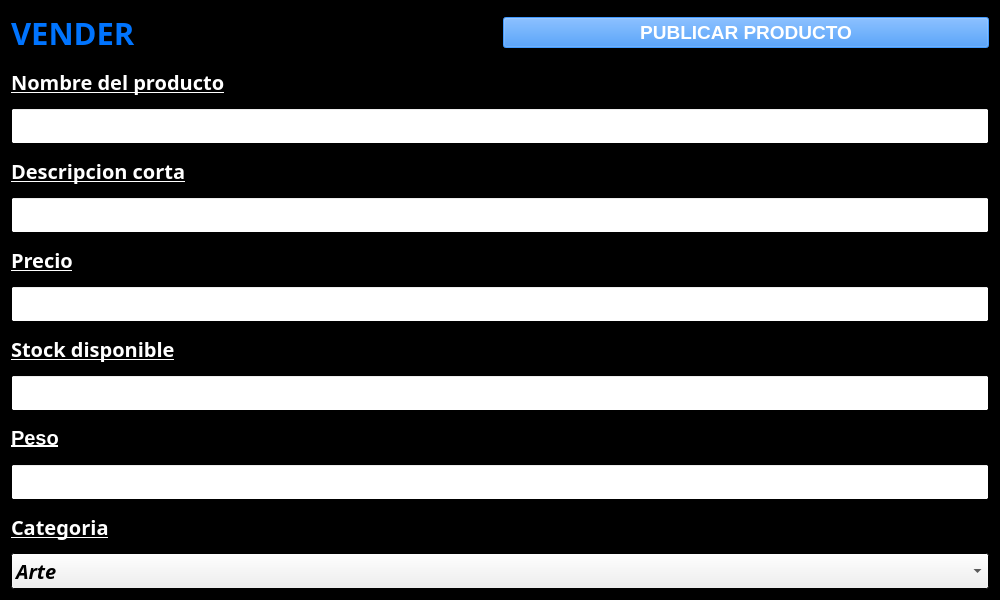
<?xml version="1.0" encoding="UTF-8"?>
<ui version="4.0">
 <class>VentanaTerciaria</class>
 <widget class="QDialog" name="VentanaTerciaria">
  <property name="geometry">
   <rect>
    <x>0</x>
    <y>0</y>
    <width>1000</width>
    <height>600</height>
   </rect>
  </property>
  <property name="minimumSize">
   <size>
    <width>1000</width>
    <height>600</height>
   </size>
  </property>
  <property name="maximumSize">
   <size>
    <width>1000</width>
    <height>600</height>
   </size>
  </property>
  <property name="palette">
   <palette>
    <active>
     <colorrole role="Base">
      <brush brushstyle="SolidPattern">
       <color alpha="255">
        <red>255</red>
        <green>255</green>
        <blue>255</blue>
       </color>
      </brush>
     </colorrole>
     <colorrole role="Window">
      <brush brushstyle="SolidPattern">
       <color alpha="255">
        <red>0</red>
        <green>0</green>
        <blue>0</blue>
       </color>
      </brush>
     </colorrole>
    </active>
    <inactive>
     <colorrole role="Base">
      <brush brushstyle="SolidPattern">
       <color alpha="255">
        <red>255</red>
        <green>255</green>
        <blue>255</blue>
       </color>
      </brush>
     </colorrole>
     <colorrole role="Window">
      <brush brushstyle="SolidPattern">
       <color alpha="255">
        <red>0</red>
        <green>0</green>
        <blue>0</blue>
       </color>
      </brush>
     </colorrole>
    </inactive>
    <disabled>
     <colorrole role="Base">
      <brush brushstyle="SolidPattern">
       <color alpha="255">
        <red>0</red>
        <green>0</green>
        <blue>0</blue>
       </color>
      </brush>
     </colorrole>
     <colorrole role="Window">
      <brush brushstyle="SolidPattern">
       <color alpha="255">
        <red>0</red>
        <green>0</green>
        <blue>0</blue>
       </color>
      </brush>
     </colorrole>
    </disabled>
   </palette>
  </property>
  <property name="windowTitle">
   <string>Ventana Terciaria</string>
  </property>
  <layout class="QVBoxLayout" name="verticalLayout">
   <item>
    <layout class="QVBoxLayout" name="verticalLayout_4">
     <item>
      <layout class="QHBoxLayout" name="horizontalLayout">
       <item>
        <widget class="QLabel" name="lVENDER">
         <property name="palette">
          <palette>
           <active>
            <colorrole role="WindowText">
             <brush brushstyle="SolidPattern">
              <color alpha="255">
               <red>0</red>
               <green>116</green>
               <blue>255</blue>
              </color>
             </brush>
            </colorrole>
           </active>
           <inactive>
            <colorrole role="WindowText">
             <brush brushstyle="SolidPattern">
              <color alpha="255">
               <red>0</red>
               <green>116</green>
               <blue>255</blue>
              </color>
             </brush>
            </colorrole>
           </inactive>
           <disabled>
            <colorrole role="WindowText">
             <brush brushstyle="SolidPattern">
              <color alpha="255">
               <red>190</red>
               <green>190</green>
               <blue>190</blue>
              </color>
             </brush>
            </colorrole>
           </disabled>
          </palette>
         </property>
         <property name="font">
          <font>
           <family>San Francisco Display</family>
           <pointsize>23</pointsize>
           <weight>75</weight>
           <bold>true</bold>
          </font>
         </property>
         <property name="text">
          <string>VENDER</string>
         </property>
        </widget>
       </item>
       <item>
        <widget class="QPushButton" name="pPUBLICAR">
         <property name="palette">
          <palette>
           <active>
            <colorrole role="Button">
             <brush brushstyle="SolidPattern">
              <color alpha="255">
               <red>0</red>
               <green>116</green>
               <blue>255</blue>
              </color>
             </brush>
            </colorrole>
            <colorrole role="ButtonText">
             <brush brushstyle="SolidPattern">
              <color alpha="255">
               <red>255</red>
               <green>255</green>
               <blue>255</blue>
              </color>
             </brush>
            </colorrole>
            <colorrole role="Highlight">
             <brush brushstyle="SolidPattern">
              <color alpha="255">
               <red>0</red>
               <green>116</green>
               <blue>255</blue>
              </color>
             </brush>
            </colorrole>
           </active>
           <inactive>
            <colorrole role="Button">
             <brush brushstyle="SolidPattern">
              <color alpha="255">
               <red>0</red>
               <green>116</green>
               <blue>255</blue>
              </color>
             </brush>
            </colorrole>
            <colorrole role="ButtonText">
             <brush brushstyle="SolidPattern">
              <color alpha="255">
               <red>255</red>
               <green>255</green>
               <blue>255</blue>
              </color>
             </brush>
            </colorrole>
            <colorrole role="Highlight">
             <brush brushstyle="SolidPattern">
              <color alpha="255">
               <red>0</red>
               <green>116</green>
               <blue>255</blue>
              </color>
             </brush>
            </colorrole>
           </inactive>
           <disabled>
            <colorrole role="Button">
             <brush brushstyle="SolidPattern">
              <color alpha="255">
               <red>0</red>
               <green>116</green>
               <blue>255</blue>
              </color>
             </brush>
            </colorrole>
            <colorrole role="ButtonText">
             <brush brushstyle="SolidPattern">
              <color alpha="255">
               <red>190</red>
               <green>190</green>
               <blue>190</blue>
              </color>
             </brush>
            </colorrole>
            <colorrole role="Highlight">
             <brush brushstyle="SolidPattern">
              <color alpha="255">
               <red>145</red>
               <green>145</green>
               <blue>145</blue>
              </color>
             </brush>
            </colorrole>
           </disabled>
          </palette>
         </property>
         <property name="font">
          <font>
           <pointsize>14</pointsize>
           <weight>75</weight>
           <bold>true</bold>
          </font>
         </property>
         <property name="cursor">
          <cursorShape>PointingHandCursor</cursorShape>
         </property>
         <property name="text">
          <string>PUBLICAR PRODUCTO</string>
         </property>
        </widget>
       </item>
      </layout>
     </item>
     <item>
      <widget class="QLabel" name="lNOMBRE">
       <property name="palette">
        <palette>
         <active>
          <colorrole role="WindowText">
           <brush brushstyle="SolidPattern">
            <color alpha="255">
             <red>255</red>
             <green>255</green>
             <blue>255</blue>
            </color>
           </brush>
          </colorrole>
         </active>
         <inactive>
          <colorrole role="WindowText">
           <brush brushstyle="SolidPattern">
            <color alpha="255">
             <red>255</red>
             <green>255</green>
             <blue>255</blue>
            </color>
           </brush>
          </colorrole>
         </inactive>
         <disabled>
          <colorrole role="WindowText">
           <brush brushstyle="SolidPattern">
            <color alpha="255">
             <red>190</red>
             <green>190</green>
             <blue>190</blue>
            </color>
           </brush>
          </colorrole>
         </disabled>
        </palette>
       </property>
       <property name="font">
        <font>
         <family>San Francisco Display</family>
         <pointsize>15</pointsize>
         <weight>75</weight>
         <italic>false</italic>
         <bold>true</bold>
         <underline>true</underline>
        </font>
       </property>
       <property name="text">
        <string>Nombre del producto</string>
       </property>
      </widget>
     </item>
     <item>
      <widget class="QLineEdit" name="lineNOMBRE">
       <property name="palette">
        <palette>
         <active>
          <colorrole role="Button">
           <brush brushstyle="SolidPattern">
            <color alpha="255">
             <red>154</red>
             <green>153</green>
             <blue>150</blue>
            </color>
           </brush>
          </colorrole>
          <colorrole role="BrightText">
           <brush brushstyle="SolidPattern">
            <color alpha="255">
             <red>154</red>
             <green>153</green>
             <blue>150</blue>
            </color>
           </brush>
          </colorrole>
         </active>
         <inactive>
          <colorrole role="Button">
           <brush brushstyle="SolidPattern">
            <color alpha="255">
             <red>154</red>
             <green>153</green>
             <blue>150</blue>
            </color>
           </brush>
          </colorrole>
          <colorrole role="BrightText">
           <brush brushstyle="SolidPattern">
            <color alpha="255">
             <red>154</red>
             <green>153</green>
             <blue>150</blue>
            </color>
           </brush>
          </colorrole>
         </inactive>
         <disabled>
          <colorrole role="Button">
           <brush brushstyle="SolidPattern">
            <color alpha="255">
             <red>154</red>
             <green>153</green>
             <blue>150</blue>
            </color>
           </brush>
          </colorrole>
          <colorrole role="BrightText">
           <brush brushstyle="SolidPattern">
            <color alpha="255">
             <red>154</red>
             <green>153</green>
             <blue>150</blue>
            </color>
           </brush>
          </colorrole>
         </disabled>
        </palette>
       </property>
       <property name="font">
        <font>
         <family>San Francisco Display</family>
         <pointsize>15</pointsize>
         <weight>75</weight>
         <italic>true</italic>
         <bold>true</bold>
        </font>
       </property>
       <property name="text">
        <string/>
       </property>
      </widget>
     </item>
     <item>
      <widget class="QLabel" name="lDESCRIPCION">
       <property name="palette">
        <palette>
         <active>
          <colorrole role="WindowText">
           <brush brushstyle="SolidPattern">
            <color alpha="255">
             <red>255</red>
             <green>255</green>
             <blue>255</blue>
            </color>
           </brush>
          </colorrole>
         </active>
         <inactive>
          <colorrole role="WindowText">
           <brush brushstyle="SolidPattern">
            <color alpha="255">
             <red>255</red>
             <green>255</green>
             <blue>255</blue>
            </color>
           </brush>
          </colorrole>
         </inactive>
         <disabled>
          <colorrole role="WindowText">
           <brush brushstyle="SolidPattern">
            <color alpha="255">
             <red>190</red>
             <green>190</green>
             <blue>190</blue>
            </color>
           </brush>
          </colorrole>
         </disabled>
        </palette>
       </property>
       <property name="font">
        <font>
         <family>San Francisco Display</family>
         <pointsize>15</pointsize>
         <weight>75</weight>
         <bold>true</bold>
         <underline>true</underline>
        </font>
       </property>
       <property name="text">
        <string>Descripcion corta</string>
       </property>
      </widget>
     </item>
     <item>
      <widget class="QLineEdit" name="lineDESCRIPCION">
       <property name="font">
        <font>
         <family>San Francisco Display</family>
         <pointsize>15</pointsize>
         <weight>75</weight>
         <italic>true</italic>
         <bold>true</bold>
        </font>
       </property>
       <property name="text">
        <string/>
       </property>
      </widget>
     </item>
     <item>
      <widget class="QLabel" name="lPRECIO">
       <property name="palette">
        <palette>
         <active>
          <colorrole role="WindowText">
           <brush brushstyle="SolidPattern">
            <color alpha="255">
             <red>255</red>
             <green>255</green>
             <blue>255</blue>
            </color>
           </brush>
          </colorrole>
          <colorrole role="Button">
           <brush brushstyle="SolidPattern">
            <color alpha="255">
             <red>0</red>
             <green>116</green>
             <blue>255</blue>
            </color>
           </brush>
          </colorrole>
          <colorrole role="ButtonText">
           <brush brushstyle="SolidPattern">
            <color alpha="255">
             <red>255</red>
             <green>255</green>
             <blue>255</blue>
            </color>
           </brush>
          </colorrole>
          <colorrole role="Highlight">
           <brush brushstyle="SolidPattern">
            <color alpha="255">
             <red>0</red>
             <green>116</green>
             <blue>255</blue>
            </color>
           </brush>
          </colorrole>
         </active>
         <inactive>
          <colorrole role="WindowText">
           <brush brushstyle="SolidPattern">
            <color alpha="255">
             <red>255</red>
             <green>255</green>
             <blue>255</blue>
            </color>
           </brush>
          </colorrole>
          <colorrole role="Button">
           <brush brushstyle="SolidPattern">
            <color alpha="255">
             <red>0</red>
             <green>116</green>
             <blue>255</blue>
            </color>
           </brush>
          </colorrole>
          <colorrole role="ButtonText">
           <brush brushstyle="SolidPattern">
            <color alpha="255">
             <red>255</red>
             <green>255</green>
             <blue>255</blue>
            </color>
           </brush>
          </colorrole>
          <colorrole role="Highlight">
           <brush brushstyle="SolidPattern">
            <color alpha="255">
             <red>0</red>
             <green>116</green>
             <blue>255</blue>
            </color>
           </brush>
          </colorrole>
         </inactive>
         <disabled>
          <colorrole role="WindowText">
           <brush brushstyle="SolidPattern">
            <color alpha="255">
             <red>190</red>
             <green>190</green>
             <blue>190</blue>
            </color>
           </brush>
          </colorrole>
          <colorrole role="Button">
           <brush brushstyle="SolidPattern">
            <color alpha="255">
             <red>0</red>
             <green>116</green>
             <blue>255</blue>
            </color>
           </brush>
          </colorrole>
          <colorrole role="ButtonText">
           <brush brushstyle="SolidPattern">
            <color alpha="255">
             <red>190</red>
             <green>190</green>
             <blue>190</blue>
            </color>
           </brush>
          </colorrole>
          <colorrole role="Highlight">
           <brush brushstyle="SolidPattern">
            <color alpha="255">
             <red>145</red>
             <green>145</green>
             <blue>145</blue>
            </color>
           </brush>
          </colorrole>
         </disabled>
        </palette>
       </property>
       <property name="font">
        <font>
         <family>San Francisco Display</family>
         <pointsize>15</pointsize>
         <weight>75</weight>
         <bold>true</bold>
         <underline>true</underline>
        </font>
       </property>
       <property name="text">
        <string>Precio</string>
       </property>
      </widget>
     </item>
     <item>
      <widget class="QLineEdit" name="linePRECIO">
       <property name="font">
        <font>
         <family>San Francisco Display</family>
         <pointsize>15</pointsize>
         <weight>75</weight>
         <italic>true</italic>
         <bold>true</bold>
        </font>
       </property>
       <property name="text">
        <string/>
       </property>
      </widget>
     </item>
     <item>
      <widget class="QLabel" name="lSTOCK">
       <property name="palette">
        <palette>
         <active>
          <colorrole role="WindowText">
           <brush brushstyle="SolidPattern">
            <color alpha="255">
             <red>255</red>
             <green>255</green>
             <blue>255</blue>
            </color>
           </brush>
          </colorrole>
         </active>
         <inactive>
          <colorrole role="WindowText">
           <brush brushstyle="SolidPattern">
            <color alpha="255">
             <red>255</red>
             <green>255</green>
             <blue>255</blue>
            </color>
           </brush>
          </colorrole>
         </inactive>
         <disabled>
          <colorrole role="WindowText">
           <brush brushstyle="SolidPattern">
            <color alpha="255">
             <red>190</red>
             <green>190</green>
             <blue>190</blue>
            </color>
           </brush>
          </colorrole>
         </disabled>
        </palette>
       </property>
       <property name="font">
        <font>
         <family>San Francisco Display</family>
         <pointsize>15</pointsize>
         <weight>75</weight>
         <bold>true</bold>
         <underline>true</underline>
        </font>
       </property>
       <property name="text">
        <string>Stock disponible</string>
       </property>
      </widget>
     </item>
     <item>
      <widget class="QLineEdit" name="lineSTOCK">
       <property name="font">
        <font>
         <family>San Francisco Display</family>
         <pointsize>15</pointsize>
         <weight>75</weight>
         <italic>true</italic>
         <bold>true</bold>
        </font>
       </property>
       <property name="text">
        <string/>
       </property>
      </widget>
     </item>
     <item>
      <widget class="QLabel" name="lPESO">
       <property name="palette">
        <palette>
         <active>
          <colorrole role="WindowText">
           <brush brushstyle="SolidPattern">
            <color alpha="255">
             <red>255</red>
             <green>255</green>
             <blue>255</blue>
            </color>
           </brush>
          </colorrole>
         </active>
         <inactive>
          <colorrole role="WindowText">
           <brush brushstyle="SolidPattern">
            <color alpha="255">
             <red>255</red>
             <green>255</green>
             <blue>255</blue>
            </color>
           </brush>
          </colorrole>
         </inactive>
         <disabled>
          <colorrole role="WindowText">
           <brush brushstyle="SolidPattern">
            <color alpha="255">
             <red>190</red>
             <green>190</green>
             <blue>190</blue>
            </color>
           </brush>
          </colorrole>
         </disabled>
        </palette>
       </property>
       <property name="font">
        <font>
         <pointsize>15</pointsize>
         <weight>75</weight>
         <bold>true</bold>
         <underline>true</underline>
        </font>
       </property>
       <property name="text">
        <string>Peso</string>
       </property>
      </widget>
     </item>
     <item>
      <widget class="QLineEdit" name="linePESO">
       <property name="font">
        <font>
         <family>San Francisco Display</family>
         <pointsize>15</pointsize>
         <weight>75</weight>
         <italic>true</italic>
         <bold>true</bold>
        </font>
       </property>
       <property name="text">
        <string/>
       </property>
      </widget>
     </item>
     <item>
      <widget class="QLabel" name="lCATEGORIA">
       <property name="palette">
        <palette>
         <active>
          <colorrole role="WindowText">
           <brush brushstyle="SolidPattern">
            <color alpha="255">
             <red>255</red>
             <green>255</green>
             <blue>255</blue>
            </color>
           </brush>
          </colorrole>
         </active>
         <inactive>
          <colorrole role="WindowText">
           <brush brushstyle="SolidPattern">
            <color alpha="255">
             <red>255</red>
             <green>255</green>
             <blue>255</blue>
            </color>
           </brush>
          </colorrole>
         </inactive>
         <disabled>
          <colorrole role="WindowText">
           <brush brushstyle="SolidPattern">
            <color alpha="255">
             <red>190</red>
             <green>190</green>
             <blue>190</blue>
            </color>
           </brush>
          </colorrole>
         </disabled>
        </palette>
       </property>
       <property name="font">
        <font>
         <family>San Francisco Display</family>
         <pointsize>15</pointsize>
         <weight>75</weight>
         <bold>true</bold>
         <underline>true</underline>
        </font>
       </property>
       <property name="text">
        <string>Categoria</string>
       </property>
      </widget>
     </item>
     <item>
      <widget class="QComboBox" name="comboCATEGORIA">
       <property name="font">
        <font>
         <family>San Francisco Display</family>
         <pointsize>15</pointsize>
         <weight>75</weight>
         <italic>true</italic>
         <bold>true</bold>
        </font>
       </property>
       <property name="cursor">
        <cursorShape>SizeAllCursor</cursorShape>
       </property>
       <item>
        <property name="text">
         <string>Arte</string>
        </property>
       </item>
       <item>
        <property name="text">
         <string>Tecnologia</string>
        </property>
       </item>
       <item>
        <property name="text">
         <string>Vehiculos</string>
        </property>
       </item>
       <item>
        <property name="text">
         <string>Comida</string>
        </property>
       </item>
      </widget>
     </item>
    </layout>
   </item>
  </layout>
 </widget>
 <resources/>
 <connections/>
</ui>
